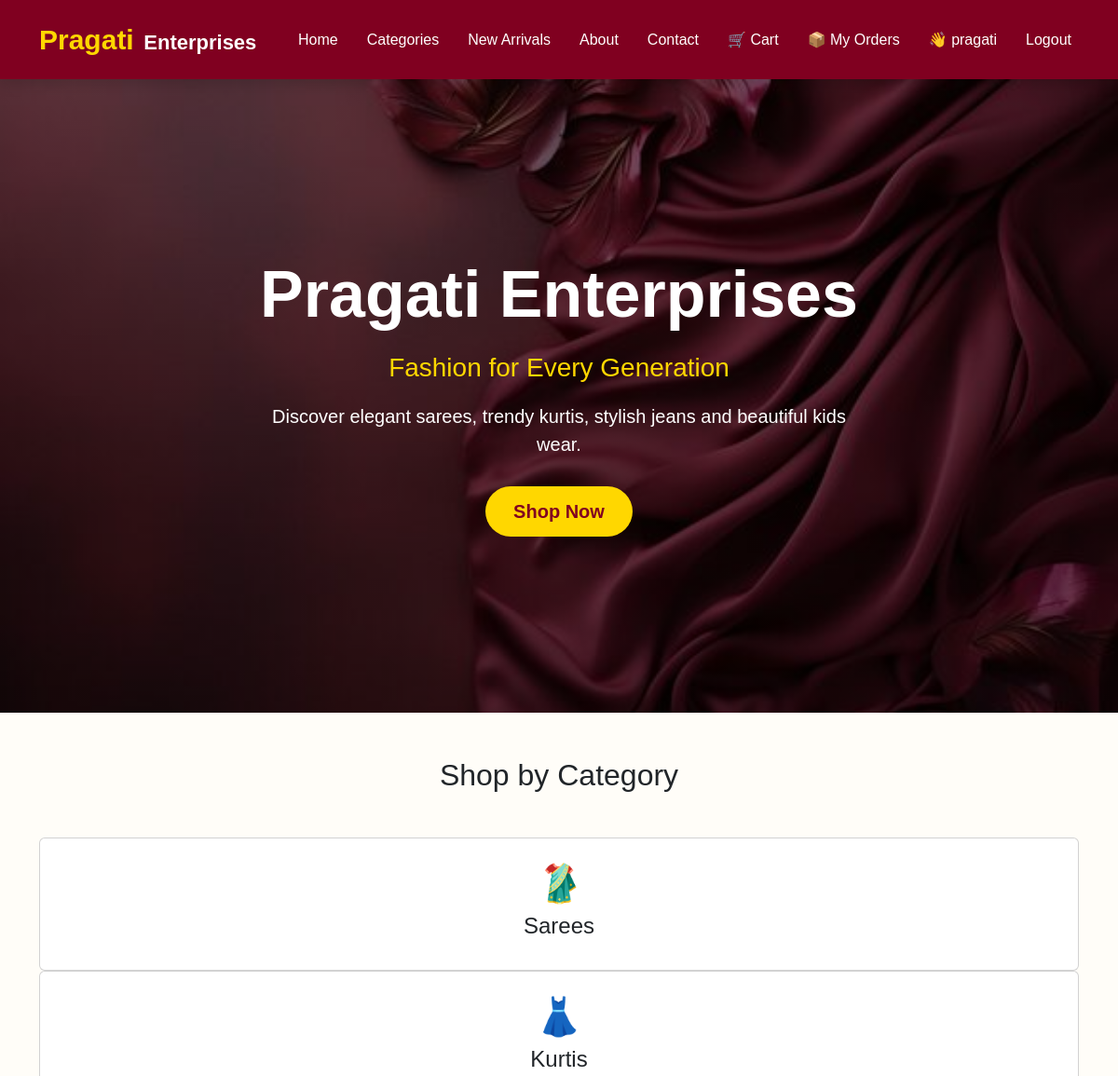
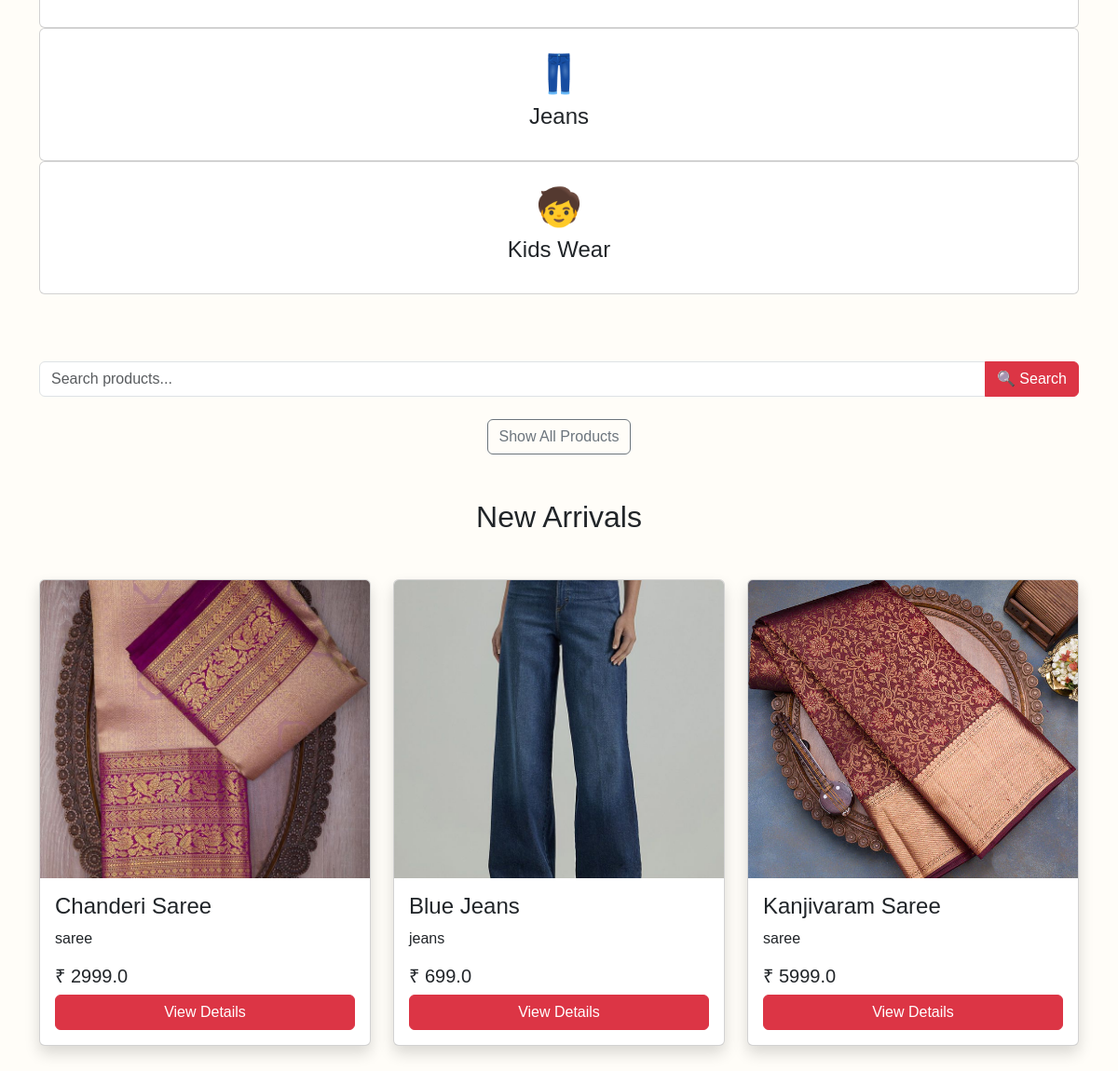
Screenshot of / (signed in) with the database file from the repository (2 pictures, top to bottom).
### models.py (models this page shows, shortened)
class User(UserMixin, db.Model):
    id = db.Column(db.Integer, primary_key=True)
    name = db.Column(db.String(100), nullable=False)
    email = db.Column(db.String(120), unique=True, nullable=False)
    password = db.Column(db.String(255), nullable=False)

class Product(db.Model):
    id = db.Column(db.Integer, primary_key=True)
    name = db.Column(db.String(100), nullable=False)
    category = db.Column(db.String(50))
    price = db.Column(db.Float)
    stock = db.Column(db.Integer)
    image = db.Column(db.String(255), nullable=True)
    description = db.Column(db.Text)
    is_new = db.Column(db.Boolean, default=True)

### app.py (the view)
@app.route("/")
def home():
    search = request.args.get("search", "")
    category = request.args.get("category", "")
    query = Product.query
    if search:
        query = query.filter(Product.name.ilike(f"%{search}%"))
    if category:
        query = query.filter(Product.category.ilike(f"%{category}%"))
    products = query.all()
    return render_template(
        "index.html",
        products=products,
        search=search,
        category=category
    )

### app.py (called while the page is built)
@login_manager.user_loader
def load_user(user_id):
    return User.query.get(int(user_id))

### templates/index.html (shortened to what this page needs)
{% extends "base.html" %}
{% block content %}
<section class="hero">
    <div class="container text-center">
        <h1>Pragati Enterprises</h1>
        <h3>Fashion for Every Generation</h3>
        <p>
            Discover elegant sarees, trendy kurtis, stylish jeans and beautiful kids wear.
        </p>
        <a href="#products" class="btn btn-warning btn-lg">
            Shop Now
        </a>
    </div>
</section>
<section id="categories" class="py-5">
<div class="container">
<h2 class="text-center mb-5">
Shop by Category
</h2>
<div class="row text-center">
<a href="{{ url_for('home', category='saree') }}"
   class="text-decoration-none text-dark">
<div class="card p-4">
    <h1>🥻</h1>
    <h4>Sarees</h4>
</div>
</a>
<a href="{{ url_for('home', category='kurti') }}"
   class="text-decoration-none text-dark">
<div class="card p-4">
<h1>👗</h1>
<h4>Kurtis</h4>
</div>
</a>
<a href="{{ url_for('home', category='jeans') }}"
   class="text-decoration-none text-dark">
<div class="card p-4">
<h1>👖</h1>
<h4>Jeans</h4>
</div>
</a>
<a href="{{ url_for('home', category='kids wear') }}"
   class="text-decoration-none text-dark">
<div class="card p-4">
<h1>🧒</h1>
<h4>Kids Wear</h4>
</div>
</a>
</div>
</div>
</section>
<div class="container my-4">
    <form method="GET" action="{{ url_for('home') }}">
        <div class="input-group">
            <input
                type="text"
                class="form-control"
                name="search"
                placeholder="Search products..."
                value="{{ search }}">
            <button class="btn btn-danger" type="submit">
                🔍 Search
            </button>
        </div>
    </form>
</div>
<div class="text-center mt-3">
    <a href="{{ url_for('home') }}"
       class="btn btn-outline-secondary">
        Show All Products
    </a>
</div>
<section id="products" class="container py-5">
    <h2 class="text-center mb-5">
{% if category %}
    {{ category.title() }}
{% else %}
    New Arrivals
{% endif %}
</h2>
    <div class="row">
    {% if products %}
        {% for product in products %}
        <div class="col-md-4 mb-4">
            <div class="card h-100 shadow">
                <img
                    src="{{ url_for('static', filename='uploads/' + product.image) }}"
                    class="card-img-top"
                    height="320"
                    style="object-fit:cover;">
                <div class="card-body">
                    <h4>{{ product.name }}</h4>
                    <p>{{ product.category }}</p>
                    <h5>₹ {{ product.price }}</h5>
                    <a href="{{ url_for('product_details', id=product.id) }}"
                       class="btn btn-danger w-100">
                        View Details
                    </a>
                </div>
            </div>
        </div>
        {% endfor %}
    {% endif %}
</div>
</section>
{% endblock %}

### templates/base.html (shortened to what this page needs)
<!DOCTYPE html>
<html lang="en">
<head>
    <link href="https://cdn.jsdelivr.net/npm/bootstrap@5.3.7/dist/css/bootstrap.min.css" rel="stylesheet">
    <link rel="stylesheet" href="{{ url_for('static', filename='css/style.css') }}">
</head>
<body>
<nav class="navbar navbar-expand-lg navbar-dark sticky-top">
    <div class="container">
        <a class="navbar-brand fw-bold" href="/">
            <span class="brand-main">Pragati</span>
            <span class="brand-sub">Enterprises</span>
        </a>
        <div class="collapse navbar-collapse" id="navbarNav">
            <ul class="navbar-nav ms-auto">
                <li class="nav-item">
                    <a class="nav-link active" href="/">Home</a>
                </li>
                <li class="nav-item">
                    <a class="nav-link" href="#categories">Categories</a>
                </li>
                <li class="nav-item">
                    <a class="nav-link" href="#products">New Arrivals</a>
                </li>
                <li class="nav-item">
                    <a class="nav-link" href="#about">About</a>
                </li>
                <li class="nav-item">
                    <a class="nav-link" href="#contact">Contact</a>
                </li>
                <li class="nav-item">
    <a class="nav-link" href="{{ url_for('cart') }}">
        🛒 Cart
    </a>
</li>
{% if current_user.is_authenticated %}
<li class="nav-item">
    <a class="nav-link" href="{{ url_for('my_orders') }}">
        📦 My Orders
    </a>
</li>
<li class="nav-item">
    <span class="nav-link">
        👋 {{ current_user.name }}
    </span>
</li>
<li class="nav-item">
    <a class="nav-link" href="{{ url_for('logout') }}">
        Logout
    </a>
</li>
{% endif %}
            </ul>
        </div>
    </div>
</nav>
{% block content %}
{% endblock %}
</body>
</html>

### static/css/style.css (style rules this page uses)
body { background:#FFFDF8; font-family:Arial, sans-serif; }
.navbar { background:#800020; padding:15px 0; box-shadow:0 4px 15px rgba(0,0,0,.15); }
.brand-main { color:#FFD700; font-size:30px; font-weight:bold; }
.brand-sub { color:white; font-size:22px; margin-left:5px; }
.nav-link { color:white !important; margin-left:15px; transition:.3s; }
.hero { min-height:85vh; display:flex; align-items:center; justify-content:center; text-align:center; background: linear-gradient(rgba(0,0,0,.55), rgba(0,0,0,.55)), url("/static/images/banner.jpg"); background-size:cover; background-position:center; color:white; }
.hero h1 { font-size:70px; font-weight:700; }
.hero h3 { color:#FFD700; margin:20px 0; }
.hero p { max-width:650px; margin:auto; font-size:20px; margin-bottom:30px; }
.card { transition:.3s; }
.btn-warning { background:#FFD700; border:none; color:#800020; font-weight:bold; padding:12px 30px; border-radius:40px; transition:.3s; }

### rows the page displays
User: name "pragati"
Product: image (picture), name "Chanderi Saree", category "saree", price "2999.0"
Product: image (picture), name "Blue Jeans", category "jeans", price "699.0"
Product: image (picture), name "Kanjivaram Saree", category "saree", price "5999.0"
